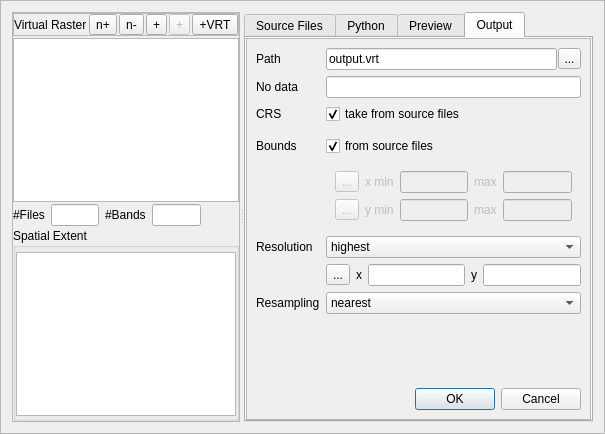
<?xml version="1.0" encoding="UTF-8"?>
<ui version="4.0">
 <class>Frame</class>
 <widget class="QFrame" name="Frame">
  <property name="geometry">
   <rect>
    <x>0</x>
    <y>0</y>
    <width>605</width>
    <height>434</height>
   </rect>
  </property>
  <property name="windowTitle">
   <string>Frame</string>
  </property>
  <property name="frameShape">
   <enum>QFrame::StyledPanel</enum>
  </property>
  <property name="frameShadow">
   <enum>QFrame::Raised</enum>
  </property>
  <layout class="QVBoxLayout" name="verticalLayout_3">
   <item>
    <widget class="QSplitter" name="splitter">
     <property name="orientation">
      <enum>Qt::Horizontal</enum>
     </property>
     <widget class="QFrame" name="frame">
      <property name="frameShape">
       <enum>QFrame::StyledPanel</enum>
      </property>
      <property name="frameShadow">
       <enum>QFrame::Raised</enum>
      </property>
      <layout class="QVBoxLayout" name="verticalLayout">
       <property name="spacing">
        <number>2</number>
       </property>
       <property name="margin">
        <number>0</number>
       </property>
       <item>
        <widget class="QFrame" name="btnBarVRT">
         <property name="frameShape">
          <enum>QFrame::StyledPanel</enum>
         </property>
         <property name="frameShadow">
          <enum>QFrame::Raised</enum>
         </property>
         <layout class="QHBoxLayout" name="horizontalLayout_2">
          <property name="spacing">
           <number>2</number>
          </property>
          <property name="margin">
           <number>0</number>
          </property>
          <item>
           <widget class="QLabel" name="label">
            <property name="text">
             <string>Virtual Raster</string>
            </property>
           </widget>
          </item>
          <item>
           <spacer name="horizontalSpacer">
            <property name="orientation">
             <enum>Qt::Horizontal</enum>
            </property>
            <property name="sizeHint" stdset="0">
             <size>
              <width>40</width>
              <height>20</height>
             </size>
            </property>
           </spacer>
          </item>
          <item>
           <widget class="QToolButton" name="btnExpandAllVRT">
            <property name="toolTip">
             <string>Expand nodes</string>
            </property>
            <property name="text">
             <string>n+</string>
            </property>
            <property name="icon">
             <iconset resource="resources.qrc">
              <normaloff>:/timeseriesviewer/icons/mActionExpandTree.png</normaloff>:/timeseriesviewer/icons/mActionExpandTree.png</iconset>
            </property>
           </widget>
          </item>
          <item>
           <widget class="QToolButton" name="btnCollapseAllVRT">
            <property name="toolTip">
             <string>Collapse nodes</string>
            </property>
            <property name="text">
             <string>n-</string>
            </property>
            <property name="icon">
             <iconset resource="resources.qrc">
              <normaloff>:/timeseriesviewer/icons/mActionCollapseTree.png</normaloff>:/timeseriesviewer/icons/mActionCollapseTree.png</iconset>
            </property>
           </widget>
          </item>
          <item>
           <widget class="QToolButton" name="btnAddVirtualBand">
            <property name="toolTip">
             <string>Add virtual band</string>
            </property>
            <property name="text">
             <string>+</string>
            </property>
            <property name="icon">
             <iconset resource="resources.qrc">
              <normaloff>:/timeseriesviewer/icons/mActionAddVirtualRaster.png</normaloff>:/timeseriesviewer/icons/mActionAddVirtualRaster.png</iconset>
            </property>
           </widget>
          </item>
          <item>
           <widget class="QToolButton" name="btnRemoveVirtualBands">
            <property name="enabled">
             <bool>false</bool>
            </property>
            <property name="toolTip">
             <string>Remove virtual band</string>
            </property>
            <property name="text">
             <string>+</string>
            </property>
            <property name="icon">
             <iconset resource="resources.qrc">
              <normaloff>:/timeseriesviewer/icons/mActionRemoveVirtualRaster.png</normaloff>:/timeseriesviewer/icons/mActionRemoveVirtualRaster.png</iconset>
            </property>
           </widget>
          </item>
          <item>
           <widget class="QToolButton" name="btnLoadVRT">
            <property name="toolTip">
             <string>Load VRT</string>
            </property>
            <property name="text">
             <string>+VRT</string>
            </property>
           </widget>
          </item>
         </layout>
        </widget>
       </item>
       <item>
        <widget class="QTreeView" name="treeViewVRT">
         <property name="dragEnabled">
          <bool>true</bool>
         </property>
         <property name="dragDropMode">
          <enum>QAbstractItemView::DragDrop</enum>
         </property>
         <property name="defaultDropAction">
          <enum>Qt::MoveAction</enum>
         </property>
         <property name="selectionMode">
          <enum>QAbstractItemView::ExtendedSelection</enum>
         </property>
        </widget>
       </item>
       <item>
        <layout class="QHBoxLayout" name="horizontalLayout">
         <property name="spacing">
          <number>6</number>
         </property>
         <property name="topMargin">
          <number>0</number>
         </property>
         <item>
          <widget class="QLabel" name="label_15">
           <property name="sizePolicy">
            <sizepolicy hsizetype="Preferred" vsizetype="Preferred">
             <horstretch>0</horstretch>
             <verstretch>0</verstretch>
            </sizepolicy>
           </property>
           <property name="text">
            <string>#Files</string>
           </property>
          </widget>
         </item>
         <item>
          <widget class="QLineEdit" name="tbSourceFileCount">
           <property name="sizePolicy">
            <sizepolicy hsizetype="Preferred" vsizetype="Preferred">
             <horstretch>0</horstretch>
             <verstretch>0</verstretch>
            </sizepolicy>
           </property>
           <property name="minimumSize">
            <size>
             <width>25</width>
             <height>0</height>
            </size>
           </property>
           <property name="maximumSize">
            <size>
             <width>50</width>
             <height>16777215</height>
            </size>
           </property>
           <property name="readOnly">
            <bool>true</bool>
           </property>
          </widget>
         </item>
         <item>
          <widget class="QLabel" name="label_14">
           <property name="sizePolicy">
            <sizepolicy hsizetype="Preferred" vsizetype="Preferred">
             <horstretch>0</horstretch>
             <verstretch>0</verstretch>
            </sizepolicy>
           </property>
           <property name="text">
            <string>#Bands</string>
           </property>
          </widget>
         </item>
         <item>
          <widget class="QLineEdit" name="tbVRTBandCount">
           <property name="sizePolicy">
            <sizepolicy hsizetype="Preferred" vsizetype="Preferred">
             <horstretch>0</horstretch>
             <verstretch>0</verstretch>
            </sizepolicy>
           </property>
           <property name="minimumSize">
            <size>
             <width>25</width>
             <height>0</height>
            </size>
           </property>
           <property name="maximumSize">
            <size>
             <width>50</width>
             <height>16777215</height>
            </size>
           </property>
           <property name="readOnly">
            <bool>true</bool>
           </property>
          </widget>
         </item>
         <item>
          <spacer name="horizontalSpacer_5">
           <property name="orientation">
            <enum>Qt::Horizontal</enum>
           </property>
           <property name="sizeHint" stdset="0">
            <size>
             <width>40</width>
             <height>20</height>
            </size>
           </property>
          </spacer>
         </item>
        </layout>
       </item>
       <item>
        <widget class="QgsCollapsibleGroupBox" name="gbSpatialExtent">
         <property name="title">
          <string>Spatial Extent</string>
         </property>
         <layout class="QVBoxLayout" name="verticalLayout_8">
          <property name="spacing">
           <number>0</number>
          </property>
          <property name="leftMargin">
           <number>0</number>
          </property>
          <property name="topMargin">
           <number>4</number>
          </property>
          <property name="rightMargin">
           <number>0</number>
          </property>
          <property name="bottomMargin">
           <number>2</number>
          </property>
          <item>
           <widget class="VRTRasterPreviewMapCanvas" name="previewMap">
            <property name="interactive">
             <bool>false</bool>
            </property>
           </widget>
          </item>
         </layout>
        </widget>
       </item>
      </layout>
     </widget>
     <widget class="QWidget" name="verticalLayoutWidget">
      <layout class="QVBoxLayout" name="verticalLayout_2">
       <item>
        <widget class="QTabWidget" name="tabWidgetSettings">
         <property name="currentIndex">
          <number>3</number>
         </property>
         <widget class="QWidget" name="tabSrcFiles">
          <attribute name="title">
           <string>Source Files</string>
          </attribute>
          <layout class="QVBoxLayout" name="verticalLayout_4">
           <property name="spacing">
            <number>2</number>
           </property>
           <property name="margin">
            <number>0</number>
           </property>
           <item>
            <layout class="QHBoxLayout" name="btnBarSrcFiles">
             <property name="spacing">
              <number>2</number>
             </property>
             <item>
              <widget class="QLabel" name="label_9">
               <property name="text">
                <string>Band sources</string>
               </property>
              </widget>
             </item>
             <item>
              <spacer name="horizontalSpacer_2">
               <property name="orientation">
                <enum>Qt::Horizontal</enum>
               </property>
               <property name="sizeHint" stdset="0">
                <size>
                 <width>40</width>
                 <height>20</height>
                </size>
               </property>
              </spacer>
             </item>
             <item>
              <widget class="QToolButton" name="btnExpandAllSrc">
               <property name="toolTip">
                <string>Expand nodes</string>
               </property>
               <property name="text">
                <string>n+</string>
               </property>
               <property name="icon">
                <iconset resource="resources.qrc">
                 <normaloff>:/timeseriesviewer/icons/mActionExpandTree.png</normaloff>:/timeseriesviewer/icons/mActionExpandTree.png</iconset>
               </property>
              </widget>
             </item>
             <item>
              <widget class="QToolButton" name="btnCollapseAllSrc">
               <property name="toolTip">
                <string>Collapse nodes</string>
               </property>
               <property name="text">
                <string>n-</string>
               </property>
               <property name="icon">
                <iconset resource="resources.qrc">
                 <normaloff>:/timeseriesviewer/icons/mActionCollapseTree.png</normaloff>:/timeseriesviewer/icons/mActionCollapseTree.png</iconset>
               </property>
              </widget>
             </item>
             <item>
              <widget class="QToolButton" name="btnAddFromRegistry">
               <property name="toolTip">
                <string>Loads all raster sources known to QGIS</string>
               </property>
               <property name="text">
                <string>R+</string>
               </property>
              </widget>
             </item>
             <item>
              <widget class="QToolButton" name="btnAddSrcFiles">
               <property name="toolTip">
                <string>Loads new source file</string>
               </property>
               <property name="text">
                <string>+</string>
               </property>
               <property name="icon">
                <iconset resource="resources.qrc">
                 <normaloff>:/timeseriesviewer/icons/mActionAddRasterLayer.png</normaloff>:/timeseriesviewer/icons/mActionAddRasterLayer.png</iconset>
               </property>
              </widget>
             </item>
             <item>
              <widget class="QToolButton" name="btnRemoveSrcFiles">
               <property name="enabled">
                <bool>false</bool>
               </property>
               <property name="toolTip">
                <string>Loads new source file</string>
               </property>
               <property name="text">
                <string>+</string>
               </property>
               <property name="icon">
                <iconset resource="resources.qrc">
                 <normaloff>:/timeseriesviewer/icons/mActionRemoveTSD.png</normaloff>:/timeseriesviewer/icons/mActionRemoveTSD.png</iconset>
               </property>
              </widget>
             </item>
            </layout>
           </item>
           <item>
            <widget class="QTreeView" name="treeViewSourceFiles">
             <property name="dragEnabled">
              <bool>true</bool>
             </property>
             <property name="dragDropMode">
              <enum>QAbstractItemView::DragDrop</enum>
             </property>
             <property name="selectionMode">
              <enum>QAbstractItemView::ExtendedSelection</enum>
             </property>
             <attribute name="headerShowSortIndicator" stdset="0">
              <bool>true</bool>
             </attribute>
            </widget>
           </item>
          </layout>
         </widget>
         <widget class="QWidget" name="tabPython">
          <attribute name="title">
           <string>Python</string>
          </attribute>
          <layout class="QVBoxLayout" name="verticalLayout_7">
           <property name="spacing">
            <number>2</number>
           </property>
           <property name="margin">
            <number>0</number>
           </property>
           <item>
            <widget class="QTextBrowser" name="tbPythonCode"/>
           </item>
          </layout>
         </widget>
         <widget class="QWidget" name="tabXML">
          <attribute name="title">
           <string>Preview</string>
          </attribute>
          <layout class="QVBoxLayout" name="verticalLayout_6">
           <property name="spacing">
            <number>2</number>
           </property>
           <property name="margin">
            <number>0</number>
           </property>
           <item>
            <widget class="QTextBrowser" name="tbXMLCode"/>
           </item>
          </layout>
         </widget>
         <widget class="QWidget" name="tabVRTSettings">
          <attribute name="title">
           <string>Output</string>
          </attribute>
          <layout class="QVBoxLayout" name="verticalLayout_5">
           <property name="spacing">
            <number>2</number>
           </property>
           <property name="margin">
            <number>0</number>
           </property>
           <item>
            <widget class="QScrollArea" name="scrollArea">
             <property name="horizontalScrollBarPolicy">
              <enum>Qt::ScrollBarAlwaysOff</enum>
             </property>
             <property name="widgetResizable">
              <bool>true</bool>
             </property>
             <widget class="QWidget" name="scrollAreaWidgetContents">
              <property name="geometry">
               <rect>
                <x>0</x>
                <y>0</y>
                <width>357</width>
                <height>384</height>
               </rect>
              </property>
              <layout class="QGridLayout" name="gridLayout_2">
               <item row="6" column="1">
                <layout class="QHBoxLayout" name="horizontalLayout_4">
                 <property name="spacing">
                  <number>2</number>
                 </property>
                 <property name="bottomMargin">
                  <number>0</number>
                 </property>
                 <item>
                  <widget class="QCheckBox" name="cbBoundsFromSourceFiles">
                   <property name="toolTip">
                    <string>Automatic extent from source fule</string>
                   </property>
                   <property name="text">
                    <string>from source files</string>
                   </property>
                   <property name="checked">
                    <bool>true</bool>
                   </property>
                  </widget>
                 </item>
                 <item>
                  <spacer name="horizontalSpacer_3">
                   <property name="orientation">
                    <enum>Qt::Horizontal</enum>
                   </property>
                   <property name="sizeHint" stdset="0">
                    <size>
                     <width>40</width>
                     <height>20</height>
                    </size>
                   </property>
                  </spacer>
                 </item>
                </layout>
               </item>
               <item row="3" column="1">
                <layout class="QHBoxLayout" name="horizontalLayout_6">
                 <property name="spacing">
                  <number>2</number>
                 </property>
                 <property name="topMargin">
                  <number>0</number>
                 </property>
                 <item>
                  <widget class="QCheckBox" name="cbCRSFromInputData">
                   <property name="toolTip">
                    <string>Uses the CRS of the first input source for the entire new raster.</string>
                   </property>
                   <property name="text">
                    <string>take from source files</string>
                   </property>
                   <property name="checked">
                    <bool>true</bool>
                   </property>
                  </widget>
                 </item>
                 <item>
                  <spacer name="horizontalSpacer_4">
                   <property name="orientation">
                    <enum>Qt::Horizontal</enum>
                   </property>
                   <property name="sizeHint" stdset="0">
                    <size>
                     <width>40</width>
                     <height>20</height>
                    </size>
                   </property>
                  </spacer>
                 </item>
                </layout>
               </item>
               <item row="12" column="1">
                <widget class="QComboBox" name="comboBox">
                 <item>
                  <property name="text">
                   <string>highest</string>
                  </property>
                 </item>
                 <item>
                  <property name="text">
                   <string>lowest</string>
                  </property>
                 </item>
                 <item>
                  <property name="text">
                   <string>average</string>
                  </property>
                 </item>
                 <item>
                  <property name="text">
                   <string>user</string>
                  </property>
                 </item>
                </widget>
               </item>
               <item row="0" column="1">
                <layout class="QHBoxLayout" name="horizontalLayout_5">
                 <property name="spacing">
                  <number>1</number>
                 </property>
                 <property name="topMargin">
                  <number>0</number>
                 </property>
                 <item>
                  <widget class="QLineEdit" name="tbOutputPath">
                   <property name="text">
                    <string>output.vrt</string>
                   </property>
                  </widget>
                 </item>
                 <item>
                  <widget class="QToolButton" name="btnSelectVRTPath">
                   <property name="maximumSize">
                    <size>
                     <width>23</width>
                     <height>16777215</height>
                    </size>
                   </property>
                   <property name="text">
                    <string>...</string>
                   </property>
                  </widget>
                 </item>
                </layout>
               </item>
               <item row="14" column="0">
                <widget class="QLabel" name="label_7">
                 <property name="text">
                  <string>Resampling</string>
                 </property>
                </widget>
               </item>
               <item row="13" column="1">
                <layout class="QHBoxLayout" name="horizontalLayout_3">
                 <property name="bottomMargin">
                  <number>0</number>
                 </property>
                 <item>
                  <widget class="QToolButton" name="btnResFromFile">
                   <property name="toolTip">
                    <string>Select resolution from other raster image</string>
                   </property>
                   <property name="text">
                    <string>...</string>
                   </property>
                  </widget>
                 </item>
                 <item>
                  <widget class="QLabel" name="label_4">
                   <property name="text">
                    <string>x</string>
                   </property>
                  </widget>
                 </item>
                 <item>
                  <widget class="QLineEdit" name="lineEdit_2"/>
                 </item>
                 <item>
                  <widget class="QLabel" name="label_5">
                   <property name="text">
                    <string>y</string>
                   </property>
                  </widget>
                 </item>
                 <item>
                  <widget class="QLineEdit" name="lineEdit_3"/>
                 </item>
                </layout>
               </item>
               <item row="3" column="0">
                <widget class="QLabel" name="label_8">
                 <property name="text">
                  <string>CRS</string>
                 </property>
                </widget>
               </item>
               <item row="0" column="0">
                <widget class="QLabel" name="label_2">
                 <property name="text">
                  <string>Path</string>
                 </property>
                </widget>
               </item>
               <item row="6" column="0">
                <widget class="QLabel" name="label_17">
                 <property name="text">
                  <string>Bounds</string>
                 </property>
                </widget>
               </item>
               <item row="14" column="1">
                <widget class="QComboBox" name="comboBox_2">
                 <item>
                  <property name="text">
                   <string>nearest</string>
                  </property>
                 </item>
                 <item>
                  <property name="text">
                   <string>bilinear</string>
                  </property>
                 </item>
                 <item>
                  <property name="text">
                   <string>cubic</string>
                  </property>
                 </item>
                 <item>
                  <property name="text">
                   <string>cubicspline</string>
                  </property>
                 </item>
                 <item>
                  <property name="text">
                   <string>lanczos</string>
                  </property>
                 </item>
                 <item>
                  <property name="text">
                   <string>average</string>
                  </property>
                 </item>
                 <item>
                  <property name="text">
                   <string>mode</string>
                  </property>
                 </item>
                </widget>
               </item>
               <item row="12" column="0">
                <widget class="QLabel" name="label_3">
                 <property name="text">
                  <string>Resolution</string>
                 </property>
                </widget>
               </item>
               <item row="2" column="1">
                <widget class="QLineEdit" name="tbNoData">
                 <property name="readOnly">
                  <bool>false</bool>
                 </property>
                </widget>
               </item>
               <item row="15" column="0">
                <spacer name="verticalSpacer">
                 <property name="orientation">
                  <enum>Qt::Vertical</enum>
                 </property>
                 <property name="sizeHint" stdset="0">
                  <size>
                   <width>20</width>
                   <height>40</height>
                  </size>
                 </property>
                </spacer>
               </item>
               <item row="2" column="0">
                <widget class="QLabel" name="label_6">
                 <property name="text">
                  <string>No data</string>
                 </property>
                </widget>
               </item>
               <item row="18" column="1">
                <widget class="QDialogButtonBox" name="buttonBox">
                 <property name="standardButtons">
                  <set>QDialogButtonBox::Cancel|QDialogButtonBox::Ok</set>
                 </property>
                </widget>
               </item>
               <item row="5" column="1">
                <widget class="QgsProjectionSelectionWidget" name="mQgsProjectionSelectionWidget">
                 <property name="enabled">
                  <bool>false</bool>
                 </property>
                </widget>
               </item>
               <item row="7" column="1">
                <widget class="QFrame" name="gridFrame">
                 <property name="enabled">
                  <bool>false</bool>
                 </property>
                 <layout class="QGridLayout" name="gridLayout">
                  <item row="2" column="2">
                   <widget class="QLineEdit" name="tbBoundsYMin"/>
                  </item>
                  <item row="2" column="3">
                   <widget class="QLabel" name="label_13">
                    <property name="text">
                     <string>max</string>
                    </property>
                   </widget>
                  </item>
                  <item row="1" column="2">
                   <widget class="QLineEdit" name="tbBoundsXMin"/>
                  </item>
                  <item row="1" column="1">
                   <widget class="QLabel" name="label_10">
                    <property name="text">
                     <string>x min</string>
                    </property>
                   </widget>
                  </item>
                  <item row="1" column="4">
                   <widget class="QLineEdit" name="tbBoundXMax"/>
                  </item>
                  <item row="2" column="4">
                   <widget class="QLineEdit" name="tbBoundsYMax"/>
                  </item>
                  <item row="1" column="3">
                   <widget class="QLabel" name="label_12">
                    <property name="text">
                     <string>max</string>
                    </property>
                   </widget>
                  </item>
                  <item row="2" column="1">
                   <widget class="QLabel" name="label_11">
                    <property name="text">
                     <string>y min</string>
                    </property>
                   </widget>
                  </item>
                  <item row="1" column="0">
                   <widget class="QToolButton" name="btnBoundsFromMap">
                    <property name="enabled">
                     <bool>false</bool>
                    </property>
                    <property name="toolTip">
                     <string>Select bounds from map canvas</string>
                    </property>
                    <property name="text">
                     <string>...</string>
                    </property>
                   </widget>
                  </item>
                  <item row="2" column="0">
                   <widget class="QToolButton" name="btnBoundsFromFile">
                    <property name="enabled">
                     <bool>false</bool>
                    </property>
                    <property name="toolTip">
                     <string>Select bounds from spatial file or layer</string>
                    </property>
                    <property name="text">
                     <string>...</string>
                    </property>
                   </widget>
                  </item>
                 </layout>
                </widget>
               </item>
              </layout>
             </widget>
            </widget>
           </item>
          </layout>
         </widget>
        </widget>
       </item>
      </layout>
     </widget>
    </widget>
   </item>
  </layout>
 </widget>
 <customwidgets>
  <customwidget>
   <class>QgsCollapsibleGroupBox</class>
   <extends>QGroupBox</extends>
   <header>qgscollapsiblegroupbox.h</header>
   <container>1</container>
  </customwidget>
  <customwidget>
   <class>QgsProjectionSelectionWidget</class>
   <extends>QWidget</extends>
   <header>qgsprojectionselectionwidget.h</header>
   <container>1</container>
  </customwidget>
  <customwidget>
   <class>VRTRasterPreviewMapCanvas</class>
   <extends>QGraphicsView</extends>
   <header>timeseriesviewer.virtualrasters</header>
  </customwidget>
 </customwidgets>
 <resources>
  <include location="resources.qrc"/>
 </resources>
 <connections>
  <connection>
   <sender>cbCRSFromInputData</sender>
   <signal>toggled(bool)</signal>
   <receiver>mQgsProjectionSelectionWidget</receiver>
   <slot>setDisabled(bool)</slot>
   <hints>
    <hint type="sourcelabel">
     <x>466</x>
     <y>141</y>
    </hint>
    <hint type="destinationlabel">
     <x>778</x>
     <y>174</y>
    </hint>
   </hints>
  </connection>
  <connection>
   <sender>cbBoundsFromSourceFiles</sender>
   <signal>toggled(bool)</signal>
   <receiver>gridFrame</receiver>
   <slot>setDisabled(bool)</slot>
   <hints>
    <hint type="sourcelabel">
     <x>466</x>
     <y>188</y>
    </hint>
    <hint type="destinationlabel">
     <x>739</x>
     <y>209</y>
    </hint>
   </hints>
  </connection>
  <connection>
   <sender>cbBoundsFromSourceFiles</sender>
   <signal>toggled(bool)</signal>
   <receiver>btnBoundsFromMap</receiver>
   <slot>setDisabled(bool)</slot>
   <hints>
    <hint type="sourcelabel">
     <x>466</x>
     <y>189</y>
    </hint>
    <hint type="destinationlabel">
     <x>753</x>
     <y>187</y>
    </hint>
   </hints>
  </connection>
  <connection>
   <sender>cbBoundsFromSourceFiles</sender>
   <signal>toggled(bool)</signal>
   <receiver>btnBoundsFromFile</receiver>
   <slot>setDisabled(bool)</slot>
   <hints>
    <hint type="sourcelabel">
     <x>466</x>
     <y>189</y>
    </hint>
    <hint type="destinationlabel">
     <x>780</x>
     <y>190</y>
    </hint>
   </hints>
  </connection>
 </connections>
</ui>
